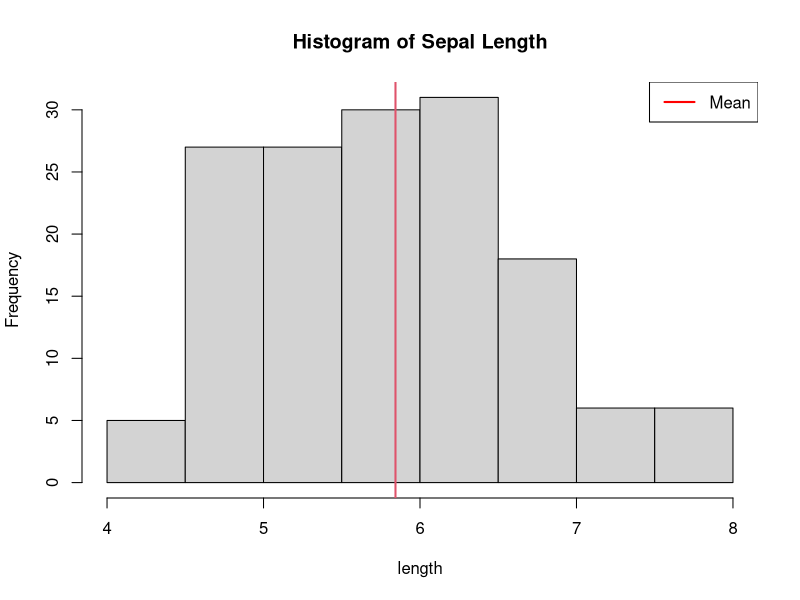
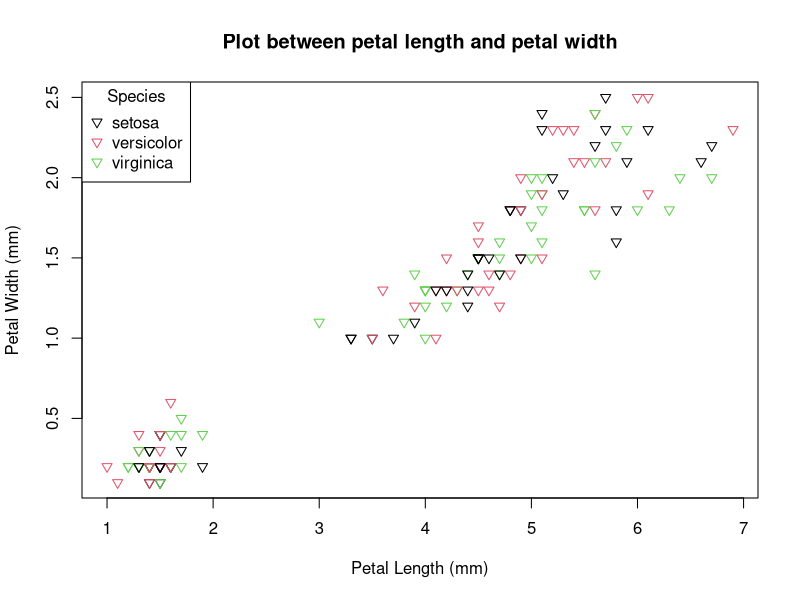

These charts were generated, in order, by the following R code: (Note: this script raises an error after producing the figures.)
#Chapter 5: Visualization
#Installation Package
library('ggplot2')
install.packages("hexbin")

# Prepare Data
dat <- iris
View(faithful)
View(dat)

# Histogram ------------------------------------------------------
hist(dat$Sepal.Length,
     main = "Histogram of Sepal Length",xlab = "length")
levels(dat$Species)
#add abline โดยเส้นอยู่ที่ mean, col คือ color
abline(v=mean(dat$Sepal.Length),lwd=2,col=2)
legend("topright",legend = "Mean",col="red",lwd=2)

# Histogram ------------------------------------------------------
plot(dat$Petal.Length,dat$Petal.Width,main="Plot between petal length and petal width",
     xlab = "Petal Length (mm)",
     ylab = "Petal Width (mm)",pch=6,col = 1:3)
legend("topleft",legend = levels(dat$Species),col = 1:3, pch = 6,title = "Species")


View(faithful)
faithful$waiting

levels(faithful$waiting)

scatter.smooth(data$RateperNight, main="Scatter of?",
               xlab="X", ylab="Y", col="green",  pch = 8 )

dat <- iris
View(dat)
levels(dat$Species)
plot(dat$Petal.Length,dat$Petal.Width,main="Plot between petal length and petal width",
     xlab = "Petal Length (mm)",
     ylab = "Petal Width (mm)",pch=6,col = 1:3)
legend("topleft",legend = levels(dat$Species),col = 1:3, pch = 6,title = "Species")


ggplot(iris, aes(x=Petal.Length,y=Petal.Width,color=Species))+
  geom_point()+
  ggtitle('Iris Species by Petal Length and Width')

#
View(iris)
head(iris)
#Histogram
hist()
#Line
abline()

#Graph 01: Histogram of Sepal Length
dat <- iris
hist(dat$Sepal.Length,main = "Histogram of Sepal Length",xlab = "Length of sepal (mm)")
#?????????????????????????????? Species
levels(dat$Species)
#add abline
abline(v=mean(dat$Sepal.Length),lwd=2,col=2)
legend("topright",legend = "Mean",col="red",lwd=2)

#Graph 02: Relationship
plot(dat$Petal.Length,dat$Petal.Width,main="Plot between petal length and petal width",
     xlab = "Petal Length (mm)",
     ylab = "Petal Width (mm)",pch=6,col = 1:3)
legend("topleft",legend = levels(dat$Species),col = 1:3, pch = 6,title = "Species")


#Graph03: GGPlot (Petal)
ggplot(iris, aes(x=Petal.Length,y=Petal.Width,colour=Species))+
  geom_point()+
  ggtitle('Iris Species by Petal Length and Width')

#Graph04: GGPlot (Sapal)
ggplot(iris, aes(x=Sepal.Length,y=Sepal.Width,colour=Species))+
  geom_point()+
  ggtitle('Iris Species by Sepal Length and Width')


#Graph05: 
ggplot(data=iris, aes(x=Petal.Length,y=Petal.Width))+
  xlab("Petal Length")+
  ylab("Petal Width")+
  geom_point(aes(color=Species,shape=Species))+
  geom_smooth(method='lm')+
  ggtitle('Petal Length xs Width')

#Graph06: Histogram (Length)
ggplot(iris,aes(x=Petal.Length))+
  geom_histogram(color="black",aes(fill=Species))+
  xlab("Petal Length (cm)")+
  ylab("Frequency")+
  ggtitle("Frequency analysis with the Histogram of Petal Length")

#Graph07: Histogram (Width)
ggplot(iris,aes(x=Petal.Width))+
  geom_histogram(color="black",aes(fill=Species))+
  xlab("Petal Length (cm)")+
  ylab("Frequency")+
  ggtitle("Frequency analysis with the Histogram of Petal Width")


#Density plot
#Graph08:
ggplot(iris,aes(x=Petal.Length, colour=Species, fill=Species))+
  geom_density(alpha=.5)+
  xlab("Petal Length (cm)")+
  ylab("Density")+
  ggtitle("Density plot of Petal Length")

#Graph09:
ggplot(iris,aes(x=Petal.Width, colour=Species, fill=Species))+
  geom_density(alpha=.2)+
  xlab("Petal Width (cm)")+
  ylab("Density")+
  ggtitle("Density plot of Petal Width")


#Boxplot
#Graph10
ggplot(iris,aes(Species, Petal.Length, fill=Species))+
  geom_boxplot()+
  labs(title="Iris Petal Length Box Plot", x="Species", y="Petal Length(cm)")

#Violin Plot
#Graph11
ggplot(iris,aes(Species, Petal.Length, fill=Species))+
  geom_violin(aes(color=Species))+
  ggtitle("Iris Petal Length Violin Plot")+
  geom_boxplot(width=0.2)

#Hexagonal binning
?stat_bin

#Graph12
ggplot(iris,(aes(x=Petal.Length, y=Petal.Width)))+
  stat_bin_hex(color="white")+
  scale_fill_gradient(low="yellow",high="red")+
  labs(x="Petal Length (cm)",y="Petal Width(cm)")+
  ggtitle("Hexagonal binning of Petal Length and Width")

#Contour Plot
#Graph13 Petal
ggplot(iris,aes(Petal.Length,Petal.Width,color=Species))+
  geom_point()+
  geom_density_2d(color="black")+
  labs(x="Petal Length (cm)",y="Petal Width (cm)",title = "Contour Plot of Petal Length and Width")

#Graph14 Sepal
ggplot(iris,aes(Sepal.Length,Sepal.Width,color=Species))+
  geom_point()+
  geom_density_2d(color="black")+
  labs(x="Sepal Length (cm)",y="Sepal Width (cm)",title = "Contour Plot of Sepal Length and Width")



